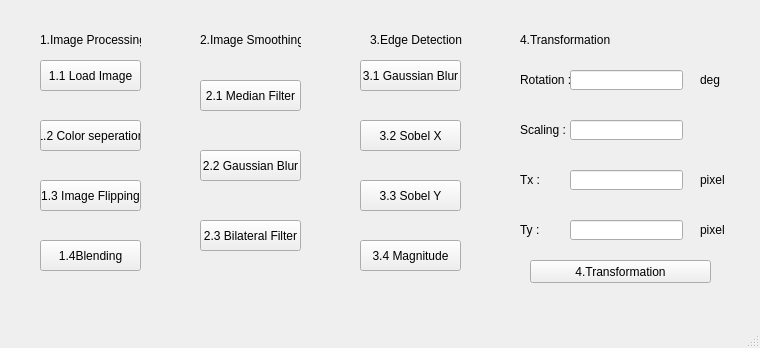
<?xml version="1.0" encoding="UTF-8"?>
<ui version="4.0">
 <class>opencvdl_hw1</class>
 <widget class="QMainWindow" name="opencvdl_hw1">
  <property name="geometry">
   <rect>
    <x>0</x>
    <y>0</y>
    <width>760</width>
    <height>348</height>
   </rect>
  </property>
  <property name="windowTitle">
   <string>MainWindow</string>
  </property>
  <widget class="QWidget" name="centralwidget">
   <widget class="QPushButton" name="image_processing_1">
    <property name="geometry">
     <rect>
      <x>40</x>
      <y>60</y>
      <width>101</width>
      <height>31</height>
     </rect>
    </property>
    <property name="text">
     <string>1.1 Load Image</string>
    </property>
   </widget>
   <widget class="QPushButton" name="image_processing_2">
    <property name="geometry">
     <rect>
      <x>40</x>
      <y>120</y>
      <width>101</width>
      <height>31</height>
     </rect>
    </property>
    <property name="text">
     <string>1.2 Color seperation</string>
    </property>
   </widget>
   <widget class="QPushButton" name="image_processing_3">
    <property name="geometry">
     <rect>
      <x>40</x>
      <y>180</y>
      <width>101</width>
      <height>31</height>
     </rect>
    </property>
    <property name="text">
     <string>1.3 Image Flipping</string>
    </property>
   </widget>
   <widget class="QPushButton" name="image_processing_4">
    <property name="geometry">
     <rect>
      <x>40</x>
      <y>240</y>
      <width>101</width>
      <height>31</height>
     </rect>
    </property>
    <property name="text">
     <string>1.4Blending</string>
    </property>
   </widget>
   <widget class="QLabel" name="label">
    <property name="geometry">
     <rect>
      <x>40</x>
      <y>30</y>
      <width>101</width>
      <height>20</height>
     </rect>
    </property>
    <property name="text">
     <string>1.Image Processing</string>
    </property>
   </widget>
   <widget class="QPushButton" name="image_smoothing_1">
    <property name="geometry">
     <rect>
      <x>200</x>
      <y>80</y>
      <width>101</width>
      <height>31</height>
     </rect>
    </property>
    <property name="text">
     <string>2.1 Median Filter</string>
    </property>
   </widget>
   <widget class="QPushButton" name="image_smoothing_2">
    <property name="geometry">
     <rect>
      <x>200</x>
      <y>150</y>
      <width>101</width>
      <height>31</height>
     </rect>
    </property>
    <property name="text">
     <string>2.2 Gaussian Blur</string>
    </property>
   </widget>
   <widget class="QPushButton" name="image_smoothing_3">
    <property name="geometry">
     <rect>
      <x>200</x>
      <y>220</y>
      <width>101</width>
      <height>31</height>
     </rect>
    </property>
    <property name="text">
     <string>2.3 Bilateral Filter</string>
    </property>
   </widget>
   <widget class="QLabel" name="label_2">
    <property name="geometry">
     <rect>
      <x>200</x>
      <y>30</y>
      <width>101</width>
      <height>20</height>
     </rect>
    </property>
    <property name="text">
     <string>2.Image Smoothing</string>
    </property>
   </widget>
   <widget class="QLabel" name="label_3">
    <property name="geometry">
     <rect>
      <x>370</x>
      <y>30</y>
      <width>101</width>
      <height>20</height>
     </rect>
    </property>
    <property name="text">
     <string>3.Edge Detection</string>
    </property>
   </widget>
   <widget class="QPushButton" name="edge_detection_1">
    <property name="geometry">
     <rect>
      <x>360</x>
      <y>60</y>
      <width>101</width>
      <height>31</height>
     </rect>
    </property>
    <property name="text">
     <string>3.1 Gaussian Blur</string>
    </property>
   </widget>
   <widget class="QPushButton" name="edge_detection_2">
    <property name="geometry">
     <rect>
      <x>360</x>
      <y>120</y>
      <width>101</width>
      <height>31</height>
     </rect>
    </property>
    <property name="text">
     <string>3.2 Sobel X</string>
    </property>
   </widget>
   <widget class="QPushButton" name="edge_detection_3">
    <property name="geometry">
     <rect>
      <x>360</x>
      <y>180</y>
      <width>101</width>
      <height>31</height>
     </rect>
    </property>
    <property name="text">
     <string>3.3 Sobel Y</string>
    </property>
   </widget>
   <widget class="QPushButton" name="edge_detection_4">
    <property name="geometry">
     <rect>
      <x>360</x>
      <y>240</y>
      <width>101</width>
      <height>31</height>
     </rect>
    </property>
    <property name="text">
     <string>3.4 Magnitude</string>
    </property>
   </widget>
   <widget class="QLabel" name="label_4">
    <property name="geometry">
     <rect>
      <x>520</x>
      <y>30</y>
      <width>101</width>
      <height>20</height>
     </rect>
    </property>
    <property name="text">
     <string>4.Transformation</string>
    </property>
   </widget>
   <widget class="QLabel" name="label_5">
    <property name="geometry">
     <rect>
      <x>520</x>
      <y>70</y>
      <width>51</width>
      <height>20</height>
     </rect>
    </property>
    <property name="text">
     <string>Rotation :</string>
    </property>
   </widget>
   <widget class="QLabel" name="label_6">
    <property name="geometry">
     <rect>
      <x>520</x>
      <y>120</y>
      <width>51</width>
      <height>20</height>
     </rect>
    </property>
    <property name="text">
     <string>Scaling :</string>
    </property>
   </widget>
   <widget class="QLabel" name="label_7">
    <property name="geometry">
     <rect>
      <x>520</x>
      <y>220</y>
      <width>51</width>
      <height>20</height>
     </rect>
    </property>
    <property name="text">
     <string>Ty :</string>
    </property>
   </widget>
   <widget class="QLabel" name="label_8">
    <property name="geometry">
     <rect>
      <x>520</x>
      <y>170</y>
      <width>51</width>
      <height>20</height>
     </rect>
    </property>
    <property name="text">
     <string>Tx :</string>
    </property>
   </widget>
   <widget class="QLineEdit" name="lineEdit">
    <property name="geometry">
     <rect>
      <x>570</x>
      <y>70</y>
      <width>113</width>
      <height>20</height>
     </rect>
    </property>
   </widget>
   <widget class="QLineEdit" name="lineEdit_2">
    <property name="geometry">
     <rect>
      <x>570</x>
      <y>120</y>
      <width>113</width>
      <height>20</height>
     </rect>
    </property>
   </widget>
   <widget class="QLineEdit" name="lineEdit_3">
    <property name="geometry">
     <rect>
      <x>570</x>
      <y>170</y>
      <width>113</width>
      <height>20</height>
     </rect>
    </property>
   </widget>
   <widget class="QLineEdit" name="lineEdit_4">
    <property name="geometry">
     <rect>
      <x>570</x>
      <y>220</y>
      <width>113</width>
      <height>20</height>
     </rect>
    </property>
   </widget>
   <widget class="QLabel" name="label_9">
    <property name="geometry">
     <rect>
      <x>700</x>
      <y>70</y>
      <width>51</width>
      <height>20</height>
     </rect>
    </property>
    <property name="text">
     <string>deg</string>
    </property>
   </widget>
   <widget class="QLabel" name="label_10">
    <property name="geometry">
     <rect>
      <x>700</x>
      <y>170</y>
      <width>51</width>
      <height>20</height>
     </rect>
    </property>
    <property name="text">
     <string>pixel</string>
    </property>
   </widget>
   <widget class="QLabel" name="label_11">
    <property name="geometry">
     <rect>
      <x>700</x>
      <y>220</y>
      <width>51</width>
      <height>20</height>
     </rect>
    </property>
    <property name="text">
     <string>pixel</string>
    </property>
   </widget>
   <widget class="QPushButton" name="transformation">
    <property name="geometry">
     <rect>
      <x>530</x>
      <y>260</y>
      <width>181</width>
      <height>23</height>
     </rect>
    </property>
    <property name="text">
     <string>4.Transformation</string>
    </property>
   </widget>
  </widget>
  <widget class="QMenuBar" name="menubar">
   <property name="geometry">
    <rect>
     <x>0</x>
     <y>0</y>
     <width>760</width>
     <height>21</height>
    </rect>
   </property>
  </widget>
  <widget class="QStatusBar" name="statusbar"/>
 </widget>
 <resources/>
 <connections/>
</ui>
